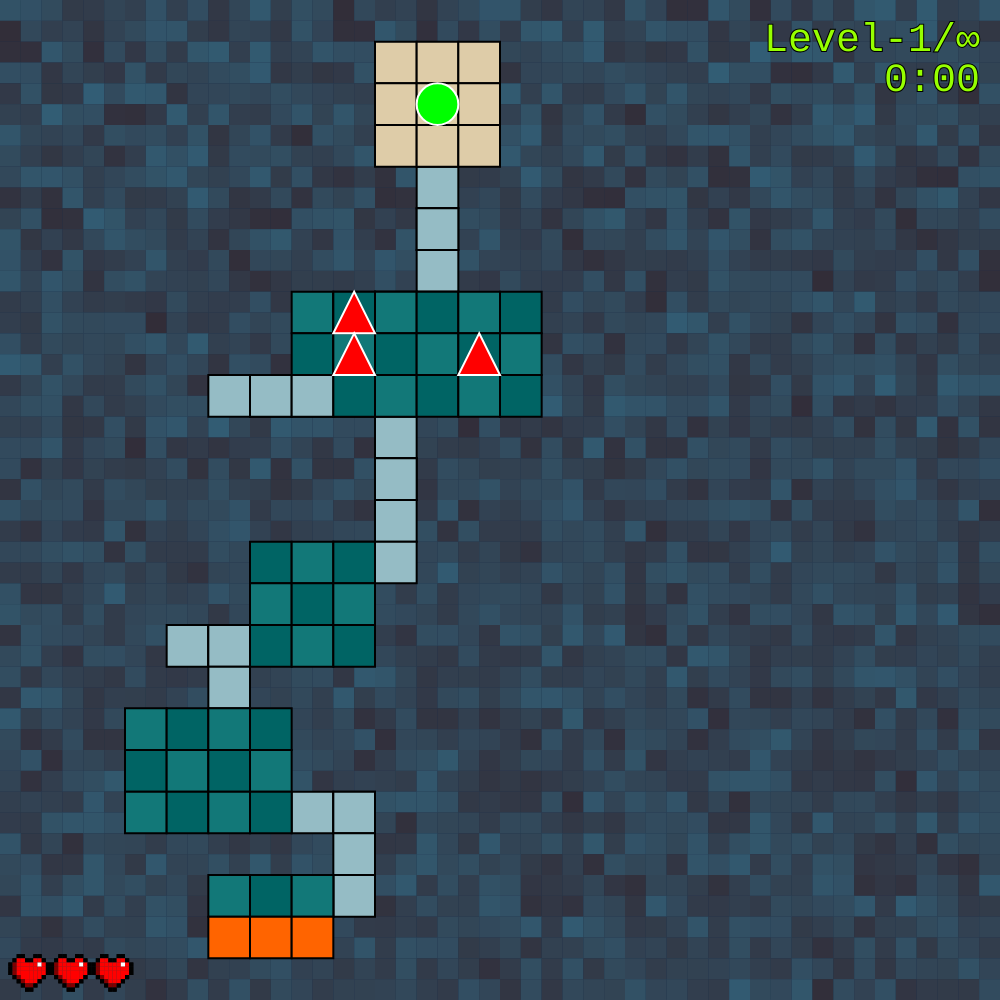
Frame 1 (no input)
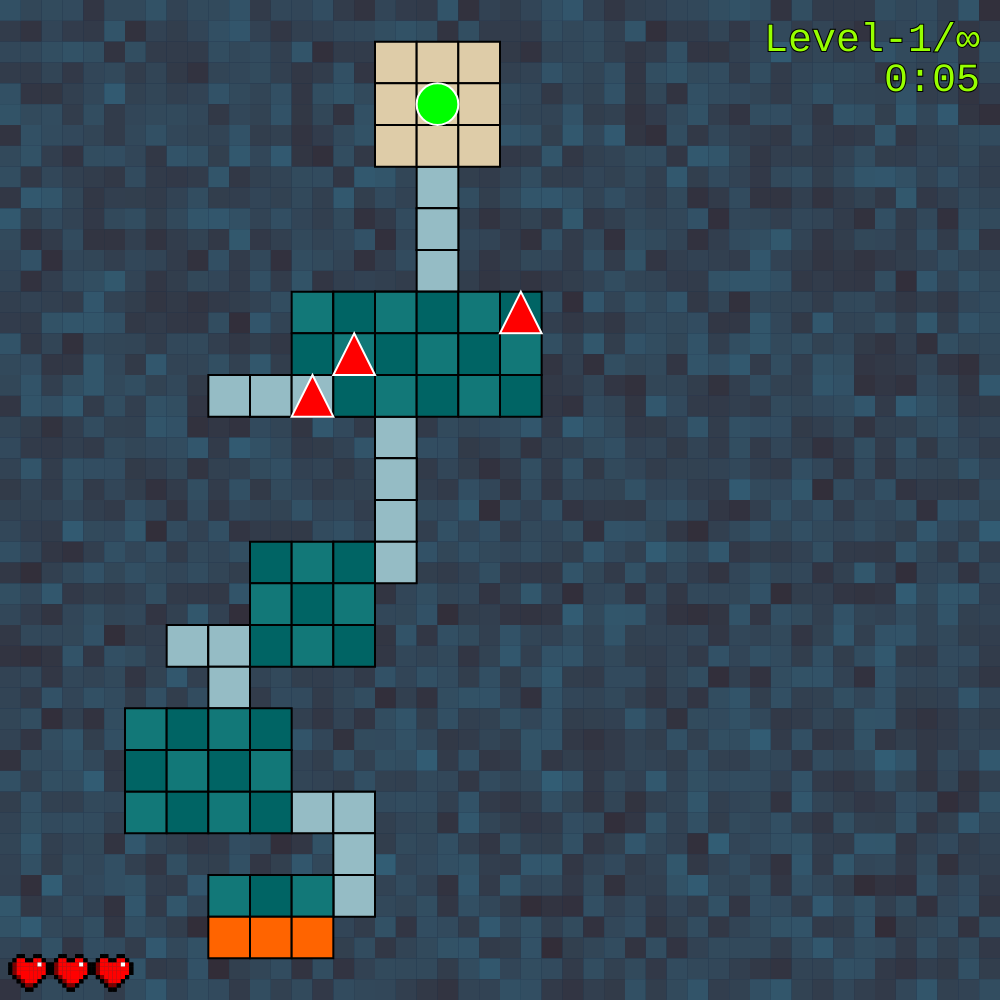
Frame 60 (no input)
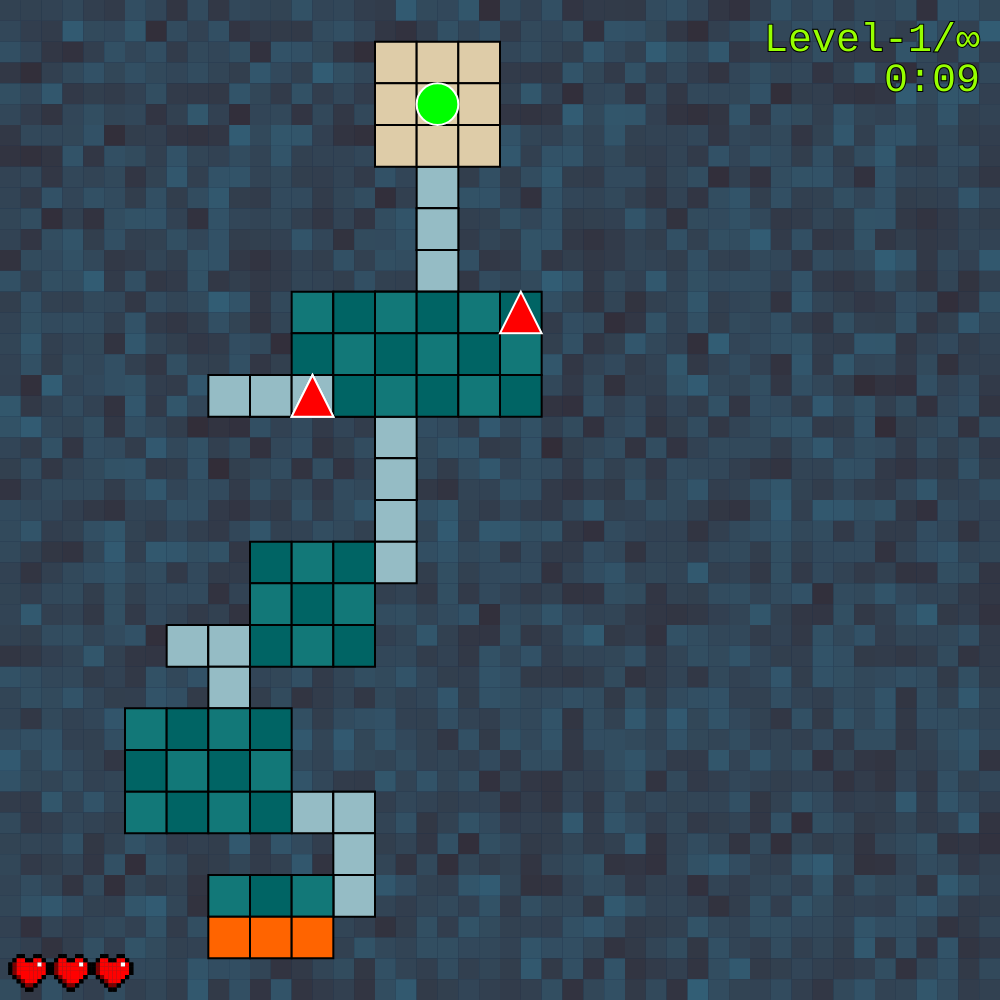
Frame 120 (the mouse pressed at the canvas centre since frame 60)

The p5.js sketch that drew these frames (run headless with seeded random() and noise() and a simulated clock; from frame 60 on, the mouse is pressed at the canvas centre):

// p5.js sketch
// ── sketch.js

let AssetList = [];
let levelCollider = [];
let size = 50;
let wid=24;
let leng=24;
let SpawnPoint =[]
let PlayerPrepareBox = [];
let PlayerPos=[];
let moving=false;
let isMoveValid=true;
let trigger=[];
let playerInTrigger=false;
let debugMode=false;
let levelCanLoad=true;
let prevAsset=0;
let levelnum=0;
let timeBas = 0;
let timer;
let minut = 0
let sec = 0
let maxY = -Infinity;
//player stats
let life = 3;
let maxLife =3;

//effects
let lifeBoostTime = 0;


let enemyPos = [];
let enemyAmount = 8;
let enemyKilled = 0;
let redScreenSecLeft = 0;
let triAmount = 3;//trigger amouuuunt




function setup() {
  size=windowHeight/wid
  createCanvas(size*wid, size*leng);
  
  LevelAsset()
  Spawn()
  Reload()
  startTimer()
  
}

function draw() {
  background(23, 43, 69);
  
  
  Win()
  
  LevelAppear()
  Trigger()
  PlayerStatsManager()
  Enemy()
  
  CharacterAppear()
  DebugGeneral()
  
  Ui()
}





function Ui(){
  textFont('Courier New');
  UIHP();
  UIKillCount(enemyKilled)
  textSize(40)
  fill(150,255,0)
  stroke(0);
  textAlign(RIGHT, TOP);
  text("Level-"+levelnum+"/∞",wid*size-20,20)
  //textAlign(LEFT, TOP);
  sec=timeBas-minut*90
  if(sec>=60){
    minut++
  }
  if(sec<10){
    text(minut+":0"+sec,wid*size-20,60)
  }
  else{
    text(minut+":"+sec,wid*size-20,60)
  }
  //text("Win Y:"+maxY,0,120)
  //text("EnemyKilled:"+enemyKilled, 0, 150)
  //text("EnemyRemaining:"+enemyPos.length, 0, 180)
  //text("playerLife: "+life,0,180)
  text("lifeBoostTime:"+lifeBoostTime,0,210)
  redScreen(redScreenSecLeft)
  
}

function UIHP(){
  //healthboost
  if(lifeBoostTime>0){
    UIHeart(0.2,leng-1.2,50,50,50,false)
    UIHeart(1.2,leng-1.2,50,50,50,false)
    UIHeart(2.2,leng-1.2,50,50,50,false)
    UIHeart(3.2,leng-1.2,50,50,50,false)
    UIHeart(4.2,leng-1.2,50,50,50,false)
    
  }else{
    UIHeart(0.2,leng-1.2,50,50,50,false)
    UIHeart(1.2,leng-1.2,50,50,50,false)
    UIHeart(2.2,leng-1.2,50,50,50,false)
  }
    if(life==5){
      UIHeart(0.2,leng-1.2,255,0,0,true)
      UIHeart(1.2,leng-1.2,255,0,0,true)
      UIHeart(2.2,leng-1.2,255,0,0,true)
      UIHeart(3.2,leng-1.2,255,200,0,true)
      UIHeart(4.2,leng-1.2,255,200,0,true)
      
    } 
    else if(life==4)
    {
      UIHeart(0.2,leng-1.2,255,0,0,true)
      UIHeart(1.2,leng-1.2,255,0,0,true)
      UIHeart(2.2,leng-1.2,255,0,0,true)
      UIHeart(3.2,leng-1.2,255,200,0,true)
      
    }
    else if(life==3)
    {
      UIHeart(0.2,leng-1.2,255,0,0,true)
      UIHeart(1.2,leng-1.2,255,0,0,true)
      UIHeart(2.2,leng-1.2,255,0,0,true)
    }
    else if(life==2)
    {
      UIHeart(0.2,leng-1.2,255,0,0,true)
      UIHeart(1.2,leng-1.2,255,0,0,true)
      
    }
    else if(life==1)
    {
      UIHeart(0.2,leng-1.2,255,0,0,true)
      
      
    }
  
  
}

function UIHeart(HeartX,HeartY,HeartR,HeartG,HeartB,highlight){
  noStroke()
  let heart=[0,0,0,0,0,0,0,0,0,0,
             0,0,1,1,0,0,1,1,0,0,
             0,1,2,2,1,1,2,2,1,0,
             1,4,2,2,2,2,2,3,2,1,
             1,4,2,2,2,2,2,2,2,1,
             1,4,2,2,2,2,2,2,2,1,
             0,1,4,2,2,2,2,2,1,0,
             0,0,1,4,2,2,2,1,0,0,
             0,0,0,1,4,4,1,0,0,0,
             0,0,0,0,1,1,0,0,0,0]
  let cols = 10;
  for (let h = 0; h<heart.length; h ++){
    let hsqx =(h % cols)*0.1*size
    let hsqy =Math.floor(h / cols)*0.1*size
    if (heart[h]==1){
      fill(0)
      rect(HeartX*size+hsqx,HeartY*size+hsqy,0.1*size,0.1*size)
    }
    if(heart[h]==2){
      fill(HeartR,HeartG,HeartB)
      rect(HeartX*size+hsqx,HeartY*size+hsqy,0.1*size,0.1*size)
    }
    if(heart[h]==3 && highlight==true){
      fill(255)
      rect(HeartX*size+hsqx,HeartY*size+hsqy,0.1*size,0.1*size)
    } else if(heart[h]==3){
      fill(HeartR,HeartG,HeartB)
      rect(HeartX*size+hsqx,HeartY*size+hsqy,0.1*size,0.1*size)
    }
    if(heart[h]==4){
      fill(HeartR*0.5,HeartG*0.5,HeartB*0.5)
      rect(HeartX*size+hsqx,HeartY*size+hsqy,0.1*size,0.1*size)
    }
  }
  
}


function UIKillCount(killedNum){
  let killArray=[]
  let cols = 7 ;
  for (let k = 0; k<killedNum;k++){
    let x=k % cols
    let y=Math.floor(k / cols)
    killArray.push({X:x,Y:y});
    
  }
  for(let ar = 0; ar<killArray.length;ar++){
    UIKilled(killArray[ar].X,killArray[ar].Y)
  }
}


function UIKilled(skullX,skullY){
  let skull=[0,0,1,1,1,1,1,1,0,0,
             0,1,2,2,2,2,2,2,1,0,
             1,1,2,2,2,2,2,2,1,1,
             1,2,2,2,2,2,2,2,2,1,
             1,2,1,2,2,1,2,2,2,1,
             1,2,2,1,2,2,1,2,1,1,
             1,1,2,2,2,2,2,2,1,0,
             0,1,2,1,2,1,2,1,1,0,
             0,1,2,1,2,1,2,1,0,0,
             0,0,1,1,1,1,1,1,0,0];
  
  let cols = 10;
  for (let h = 0; h<skull.length; h ++){
    let hsqx =(h % cols)*0.1*size
    let hsqy =Math.floor(h / cols)*0.1*size
    if (skull[h]==1){
      fill(0)
      rect(skullX*size+hsqx,skullY*size+hsqy,0.1*size,0.1*size)
    }
    if(skull[h]==2){
      fill(200)
      rect(skullX*size+hsqx,skullY*size+hsqy,0.1*size,0.1*size)
    }
  }
}


function UpdateFinishLine(){
  maxY = -Infinity;
  for (let i = 0; i < levelCollider.length; i++) {
    if (levelCollider[i].y > maxY) {
      maxY = levelCollider[i].y;
    }
  }
}




function Win(){
  
  if (PlayerPos[0].y==maxY){
    Reload()
  }
  
}




function Reload(){
  enemyPos=[]
  trigger=[]
  Level()
  UpdateFinishLine()
  PlayerPos=[{x:SpawnPoint[0].x,y:SpawnPoint[0].y}]
  levelnum++
  SpawnEnemy(enemyAmount)
  //life
  
  if(lifeBoostTime>0){
    lifeBoostTime--;
  }
  PlayerStatsManager()
  life = maxLife
  TriggerGenerate(triAmount)
  
}




function LevelAsset(){
  //about tags:
  //entrance is the origin of an asset
  //exit would be the origin of the next asset
  //floor are able to hold other components eg triggers
  //walkway none of the components will spawn on walkways
  //safe will not spawn enemy, triggers, and treasures
  
  let lobby=[
    {type:"notespawn",tag:"note"},
    {x:1,y:1,tag:"entrance"},//entrance
    
    {x:1,y:3,tag:"walkway"},
    {x:1,y:4,tag:"exit"},//exit
  ]
  LevelDoARect(0,0,3,3,lobby,"safe")
  
  let largeroom1 = [
    {type:"room",tag:"note"},
    {x:-1,y:2,tag:"entrance"},//entrance
    {x:0,y:2,tag:"walkway"},
    
    {x:2,y:3,tag:"walkway"},
    {x:2,y:4,tag:"exit"},//exit
  ]
  LevelDoARect(1,0,5,3,largeroom1,"floor")
  
  let smallroom1 = [
    {type:"room",tag:"note"},
    {x:2,y:0,tag:"entrance"},
    {x:2,y:1,tag:"walkway"},
    
    {x:4,y:4,tag:"walkway"},
    {x:5,y:4,tag:"exit"},
  ]
  LevelDoARect(0,2,4,3,smallroom1,"floor")
  
  let smallroom2 = [
    {type:"room",tag:"note"},
    {x:5,y:0,tag:"entrance"},
    {x:5,y:1,tag:"walkway"},
    {x:5,y:2,tag:"walkway"},
    {x:4,y:2,tag:"walkway"},
    
    {x:0,y:4,tag:"walkway"},
    {x:1,y:4,tag:"exit"},
  ]
  LevelDoARect(2,2,3,3,smallroom2,"floor")
  
  AssetList=[
    lobby,
    largeroom1,
    smallroom1,
    smallroom2
  ]
  //print("AssetList：smallroom1")
  //print(AssetList)
}




function LevelDoARect(startingX,startingY,leng,wid,targetArray,tagg){
  for(let a = startingX; a<=startingX+leng-1; a++){
    for(let b = startingY; b<=startingY+wid-1; b++){
      targetArray.push({x:a,y:b,tag:tagg})
    }
  }
  
}





function Level(){
  
  `levelCollider=[
    {x:0,y:0},
    {x:0,y:1},
    {x:1,y:1},
    {x:1,y:2},
    {x:1,y:3},
    {x:2,y:3},
    {x:3,y:3},
    {x:4,y:3},
    {x:3,y:4},
    {x:4,y:4},
    {x:3,y:5},
    {x:3,y:6},
    {x:4,y:6},
    {x:5,y:6},
  ]`
  levelCollider=[]
  LevelLoader()
  
  
  let Xthreshold = 23;
  let Ythreshold = 23;
  levelCollider = levelCollider.filter(el => el.y < Ythreshold && el.y > 0);
  levelCollider = levelCollider.filter(el => el.x < Xthreshold && el.x > -1);
}






function LevelLoader(){
  
  let LoadX
  let LoadY
  Load(SpawnPoint[0].x,SpawnPoint[0].y,0)//spawn
  
  let prevAsset = 0;
  let prevLoadX = SpawnPoint[0].x
  let prevLoadY = SpawnPoint[0].y
  let PrevOriginX
  let PrevOriginY
  
  for(let j = 0; j<5;j++){
    randomAsset = int(random(1, AssetList.length));
    
      for(let g = 1; g<AssetList[prevAsset].length; g++){
        if(AssetList[prevAsset][g].tag=="entrance"){
          PrevOriginX=AssetList[prevAsset][g].x
          PrevOriginY=AssetList[prevAsset][g].y
        }
        if(AssetList[prevAsset][g].tag=="exit"){
          //print("exit found!")
          LoadX=AssetList[prevAsset][g].x+(prevLoadX-PrevOriginX)
          LoadY=AssetList[prevAsset][g].y+(prevLoadY-PrevOriginY)
          //print("prevassetX:"+AssetList[prevAsset][g].x+", Y:"+AssetList[prevAsset][g].y)
          //print("prev X:"+prevLoadX+", Y"+prevLoadY)
      }
      
    }
    Load(LoadX,LoadY,randomAsset)
    //print("Loaded at X:"+LoadX+", Y"+LoadY)
      
    prevAsset=randomAsset
    prevLoadX=LoadX
    prevLoadY=LoadY
  }
}






function Load(LX,LY,AssetNum){
  let EntranceX;
  let EntranceY;
  for(let t = 1; t<AssetList[AssetNum].length; t++){
    if(AssetList[AssetNum][t].tag=="entrance"){
      EntranceX = AssetList[AssetNum][t].x
      EntranceY = AssetList[AssetNum][t].y
      print("--Entrance X:"+EntranceX+", Y:"+EntranceY)
    }else{
      
    }
  }
  if (EntranceY==null){
      print(AssetNum+" doesn't have an entrance!")
  }
  for(let h = 1; h<AssetList[AssetNum].length; h++){
    
    levelCollider.push(
    {x:AssetList[AssetNum][h].x+LX-EntranceX,
     y:AssetList[AssetNum][h].y+LY-EntranceY,
     tag:AssetList[AssetNum][h].tag})
  }
  
}




function LevelAppear(){
  
  
  
    NoiseBackground()
    
    stroke(0);
    strokeWeight(2)
    for(let i = 0; i<levelCollider.length;i++){
      if (levelCollider[i].y == maxY){
        fill(255,100,0)
        
      } else{
        if (levelCollider[i].tag =="safe"){
          fill(222, 204, 168)
        }else if(levelCollider[i].tag =="walkway"){
          fill(149, 188, 197)
        }else if(levelCollider[i].tag =="entrance"){
          fill(149, 188, 197)
        }else{
          if (levelCollider[i].x % 2 === 0&&
              levelCollider[i].y % 2 === 0) {
            fill(18, 120, 120)
          } else if((levelCollider[i].x+1) % 2 === 0&&
              (levelCollider[i].y+1) % 2 === 0){
            fill(18, 120, 120)
          }else{
            fill(0,100,100)
          }
          
        }
        
        
      }
    
      rect(size*levelCollider[i].x,size*levelCollider[i].y,size,size)
    }
  
  
}

function NoiseBackground(){
  noStroke()
  let noiseSize=size/2;
  let noiseCount = Math.max(wid, leng)*2;
  let scale=2;
  let zOffset=(Math.floor(frameCount/30) * 30)/20;
  for(let j = 0; j<noiseCount; j++){
    for(let i = 0; i<noiseCount; i++){
      let x =i*scale
      let y =j*scale
      let n = noise(x, y, zOffset);
      let g = map(n, 0, 1, 100, 255);
      
      
      fill(50,g*0.4,g*0.5)
      
      rect(i*noiseSize,j*noiseSize,noiseSize,noiseSize)
    }
    
    
  }
}




function Spawn(){
  SpawnPoint=[{x:10,y:2}]
  PlayerPos=[{x:SpawnPoint[0].x,y:SpawnPoint[0].y}]
}




function TriggerGenerate(triggerAmount){
  randomTriggerAmount=floor(random(0,triggerAmount+0.9))
  randomTriggerFx=floor(random(0,2))
  
  //random trigger effect
  
  
  let randTrigg
  for(let tr=0;tr<randomTriggerAmount;tr++){
    
    randTrigg=floor(random(0,levelCollider.length))
    
    if (levelCollider[randTrigg].tag == "floor"){
      TriggerCreate(levelCollider[randTrigg].x,
                    levelCollider[randTrigg].y,
                    randomTriggerFx)
      print("trigger generated!")
      
    }else{
      
      TriggerGenerate(1)
      
    }
  }
}





function TriggerCreate(TriggerX,TriggerY,Funct){
  trigger.push(
    {x:TriggerX,y:TriggerY,
     Fx:Funct,
    InTrigger:false,
    PrevInTrigger:false,
    OnEntry:false,
    OnExit:false},
  )
}


function TriggerDraw(trigcount){
  if(trigger[trigcount].Fx==0){
      fill(255,0,0)
      rect(size*trigger[trigcount].x,
       size*trigger[trigcount].y,
       size,
       size)
      
      fill(0)
      rect(size*trigger[trigcount].x+size*0.1,
       size*trigger[trigcount].y+size*0.1,
       size*0.8,
       size*0.8)
      
      fill(255,0,0)
      rect(size*trigger[trigcount].x+size*0.2,
       size*trigger[trigcount].y+size*0.2,
       size*0.6,
       size*0.6)
    } else if(trigger[trigcount].Fx==1){
      fill(0,255,0)
      rect(size*trigger[trigcount].x,
       size*trigger[trigcount].y,
       size,
       size)
      fill(0)
      rect(size*trigger[trigcount].x+size*0.1,
       size*trigger[trigcount].y+size*0.1,
       size*0.8,
       size*0.8)
      fill(0,255,0)
      rect(size*trigger[trigcount].x+size*0.1,
       size*trigger[trigcount].y+size*0.4,
       size*0.8,
       size*0.2)
      rect(size*trigger[trigcount].x+size*0.4,
       size*trigger[trigcount].y+size*0.1,
       size*0.2,
       size*0.8)
    }
    
}


function Trigger(){
  
  for(let i = 0; i<trigger.length;i++){
    
    TriggerDraw(i)
    
    if(PlayerPos[0].x==trigger[i].x&& 
       PlayerPos[0].y==trigger[i].y){
      playerInTrigger=true;
      trigger[i].InTrigger=true;
      
     }else{
      playerInTrigger=false;
      trigger[i].InTrigger=false;
    }
    
    
    if(trigger[i].PrevInTrigger==false&&trigger[i].InTrigger==true){
      trigger[i].OnEntry=true
      trigger[i].OnExit=false
      print("player entered trigger "+i)
    }else if(trigger[i].PrevInTrigger==true&&trigger[i].InTrigger==false){
      trigger[i].OnEntry=false
      trigger[i].OnExit=true
      print("player exit trigger "+i)
    }else{
      trigger[i].OnEntry=false
      trigger[i].OnExit=false
    }
    
    if (trigger[i].OnEntry==true){
      if(trigger[i].Fx==0){
        KillAll()
        print("giving player funct 0: kill all")
        
      }
      else if(trigger[i].Fx==1){
        lifeBoostTime = 3
        PlayerStatsManager()
        life=Math.max((maxLife-life),0)+life
        print("giving player funct 1: max life boost for 3 levels")
        print("maxlife:"+maxLife+", lifeboost time"+lifeBoostTime)
        print(Math.max((maxLife-life),0))
      }
      
    }else if(trigger[i].OnExit==true){
      
    }
    
    
    if(debugMode==true){
      fill(255)
      stroke(0)
      textSize(10)
      text("x:"+trigger[i].x+",y:"+trigger[i].y+",\nR:"+trigger[i].R+",G:"+trigger[i].G+",B:"+trigger[i].B+",\nFx:"+trigger[i].Fx+", InTrigger:"+trigger[i].InTrigger+"\nPrevInTrigger:"+trigger[i].PrevInTrigger+"\nOnEntry:"+trigger[i].OnEntry+"\nOnExit:"+trigger[i].OnExit,(trigger[i].x+1)*size,trigger[i].y*size)
    }
    
    trigger[i].PrevInTrigger=trigger[i].InTrigger
  }
  
  
}






function CharacterAppear(){
  if (moving==true){
    if(isMoveValid==false){
      noFill()
      stroke(255,0,0)
    }
    else{
      fill(255,255,255,50)
    }
    
    rect(size*PlayerPrepareBox[0].x,
      size*PlayerPrepareBox[0].y,
      size,
      size)
  //prepare box
  }
  fill(0,255,0)
  ellipse(size*(PlayerPos[0].x+0.5),
         size*(PlayerPos[0].y+0.5),
         size)
}





function keyPressed(){
  
  if(key === 'w'){
    
    moving=true
    PlayerPrepareBox=[
    {x:PlayerPos[0].x,y:PlayerPos[0].y-1}
    ]
    
    
  }
  if(key === 'a'){
    moving=true
    PlayerPrepareBox=[
      {x:PlayerPos[0].x-1,y:PlayerPos[0].y}
    ]
  }
  if(key === 's'){
    moving=true
    PlayerPrepareBox=[
      {x:PlayerPos[0].x,y:PlayerPos[0].y+1}
    ]
  }
  if(key === 'd'){
    moving=true
    PlayerPrepareBox=[
      {x:PlayerPos[0].x+1,y:PlayerPos[0].y}
    ]
  }
  
  //if(debugMode==true){
    if(key ==='r'){
      Reload()
      print("win!")
    }
    
  //}
  playerMoveCheck()
}






function keyReleased(){
  
  PlayerMove()
  
}


function PlayerStatsManager(){
  if(lifeBoostTime>0){
    maxLife = 5
    print("lifeboost activated,max life: "+maxLife)
  } else{
    maxLife = 3
  }
}


function PlayerMove(){
  moving=false
  if(isMoveValid==true){
    PlayerPos=[
      {x:PlayerPrepareBox[0].x,
      y:PlayerPrepareBox[0].y}
    ]
  }
  else{
    PlayerPos=[{x:SpawnPoint[0].x,y:SpawnPoint[0].y}]
    redScreenSecLeft=1;
    life=maxLife
  }
  
}





function playerMoveCheck(){
  isMoveValid=false;
  for (let i = 0; i<levelCollider.length;i++){
    if(levelCollider[i].x==PlayerPrepareBox[0].x
       &&levelCollider[i].y==PlayerPrepareBox[0].y){
       isMoveValid=true
       }
  }
}





function DebugGeneral(){
  if (debugMode==true){
    for (let a = 0; a<25; a++){
      for (let b = 0 ; b<25; b++){
        noFill()
        stroke(0,0,0,25)
        rect(a*size,b*size, size,size)
        textSize(15)
        text(a+","+b,a*size,b*size+30)
      }
        
    }
  }
}





function Enemy(){
  let canMove = false
  let eMoveX
  let eMoveY
  
    if (frameCount%30==0){
      EnemyMove(canMove,eMoveX,eMoveY)
      
    }
    
  EnemyAppear()
  EnemyKill()
}




function EnemyMove() {
  for (let ep = 0; ep < enemyPos.length; ep++) {
    
     eMoveX = floor(random(-1, 2));
     eMoveY = floor(random(-1, 2));

     newX = enemyPos[ep].x + eMoveX;
     newY = enemyPos[ep].y + eMoveY;

    
    let canMove = false;
    for (let aa = 0; aa < levelCollider.length; aa++) {
      if (levelCollider[aa].x === newX && levelCollider[aa].y === newY&&levelCollider[aa].tag!="safe"&&levelCollider[aa].tag!="walkway"&&levelCollider[aa].tag!="entrance"&&levelCollider[aa].tag != "exit" ) {
        canMove = true;
        break; 
      }
    }

    if (canMove) {
      enemyPos[ep] = { x: newX, y: newY, tag: enemyPos[ep].tag };
    }
    
  }
}





function SpawnEnemy(Eamount){
  let randomEnemyAmount = floor(random(1, Eamount+0.9));
  let prevR = -Infinity;

  while(enemyPos.length < randomEnemyAmount){
    let r = int(random(0, levelCollider.length));

    if (levelCollider[r].tag != "entrance" &&
        levelCollider[r].tag != "walkway" &&
        levelCollider[r].tag != "safe" &&
        levelCollider[r].tag != "exit" &&
        prevR != r) {

      enemyPos.push({
        x: levelCollider[r].x,
        y: levelCollider[r].y,
        tag: "tagg"
      });
      prevR = r;
    }
  }
  return enemyPos;
}



function EnemyAppear(){
  fill(255,0,0)
  stroke(255)
  for (let e = 0; e<enemyPos.length; e++){
    
    beginShape()
    vertex(size*(enemyPos[e].x+0.5),size*(enemyPos[e].y))
    vertex(size*(enemyPos[e].x),size*(enemyPos[e].y+1))
    vertex(size*(enemyPos[e].x+1),size*(enemyPos[e].y+1))
    endShape(CLOSE)
  }
  
}



function EnemyKill(){
  for (let PEC = 0; PEC<enemyPos.length; PEC++){
    if (PlayerPos[0].x==enemyPos[PEC].x&&
       PlayerPos[0].y==enemyPos[PEC].y){
      life--;
      if(life==0){
        PlayerPos=[{x:SpawnPoint[0].x,y:SpawnPoint[0].y}]
        life=maxLife;
      }
      
      redScreenSecLeft=1;
      enemyPos.splice(PEC, 1); 
      enemyKilled++
    }
      
    //kill enemy
  }
}

function KillAll(){
  
  enemyKilled+=enemyPos.length
  enemyPos=[]
  
}


function redScreen(secLeft){
  
  if (secLeft>0){
    fill(255,0,0,75)
    rect(0,0,2000,2000)
    print(secLeft)
    if (frameCount%30==0){
      redScreenSecLeft--;
    }
  }else{
    
  }
  
}




function startTimer() {
  timer = setInterval(() => {
    timeBas++;
    
  }, 1000); 
  
}


// ── style.css
body {
  display: flex;
  justify-content: center; /* 水平居中 */
  align-items: center;     /* 垂直居中 */
            /* 占满整个窗口高度 */
  margin: 0;               /* 去掉默认边距 */
  background-color: black; /* 设置背景为黑色 */
}

canvas {
  width: 200%;  
  height: 200%; 
  display: block;
  margin: auto; /* 保持居中 */
}
